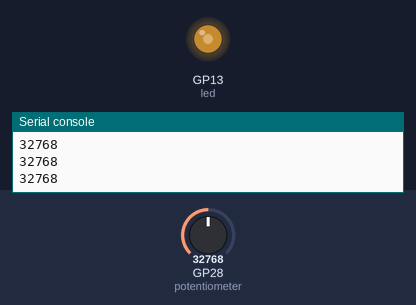
Simulated run of this program. Board: Raspberry Pi Pico running MicroPython. Parts: output pins drawn as LEDs (lit = HIGH), the last lines printed to the serial console. The inputs (shaded band) are chosen by the test bench; at power-on: GP28 (potentiometer) = 32768 (analog values on the 0–65535 scale).

Above: at 1.2 s.
1.3 s: GP28 (potentiometer) set to 45874
At 1.8 s:
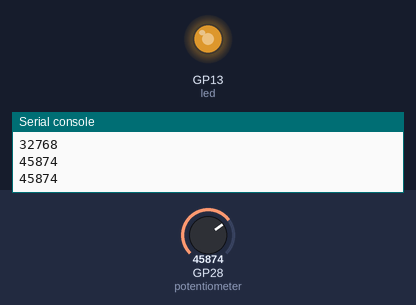
3.0 s: GP28 (potentiometer) set to 57670
At 4.2 s:
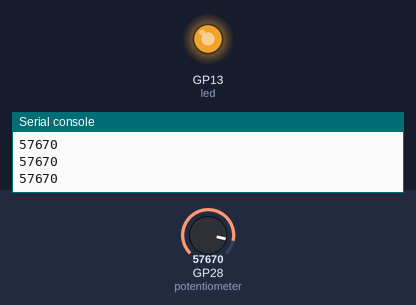
4.5 s: GP28 (potentiometer) set to 7864
At 5.4 s:
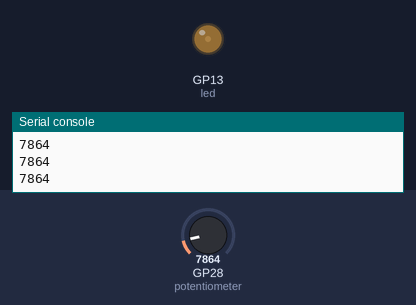
6.0 s: GP28 (potentiometer) set to 0
At 6.6 s:
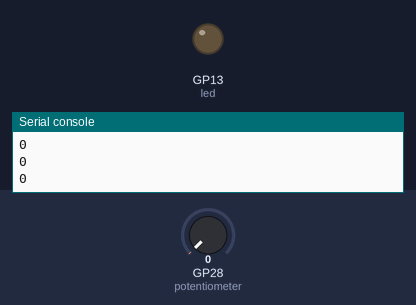
Timing chart, 0 to 8.5 s (numbered marks = the images above; inputs shaded):
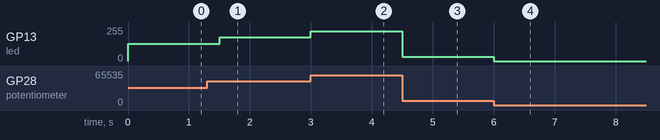

Measured:
- after the input at 1.3 s, GP13 (led): 128/255 → 178/255 after 0.20 s
- after the input at 3.0 s, GP13 (led): 178/255 → 224/255 at once
- after the input at 4.5 s, GP13 (led): 224/255 → 31/255 at once
- after the input at 6.0 s, GP13 (led): 31/255 → 0/255 at once

The program:

PRJ03_-_LED_AND_POTENTIOMETER.py
```python
from machine import Pin, ADC, PWM	#import Pin and ADC class
from time import sleep #import sleep class

led = PWM(Pin(13))
led.freq(1000)
potentiometer = ADC(28)		#create an object named potentiometer using ADC class

while True:
    potentiometer_value = potentiometer.read_u16()	#read analog pin
    print(potentiometer_value)		#print ADC value
    led.duty_u16(potentiometer_value)

    sleep(0.25)		#sleep interval
```
